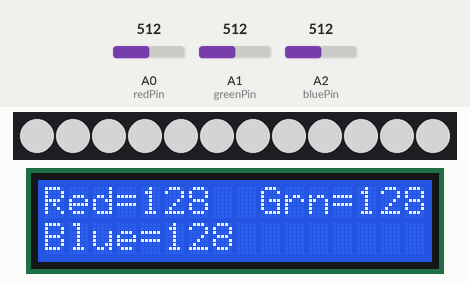
A sketch run on a simulated Arduino Uno, built with avr-gcc and run on an emulated ATmega328P. Shown: 12 RGB LEDs in strip order, left to right, 16×2 character LCD. The test bench sets the inputs (shaded band); at power-on: A0 (redPin) = 512, A1 (greenPin) = 512, A2 (bluePin) = 512. Dim RGB values are drawn brighter than linear; what the sketch prints to the serial monitor is not drawn.

Above: at 5.3 s.
5.4 s: A0 (redPin) set to 672
At 6.4 s:
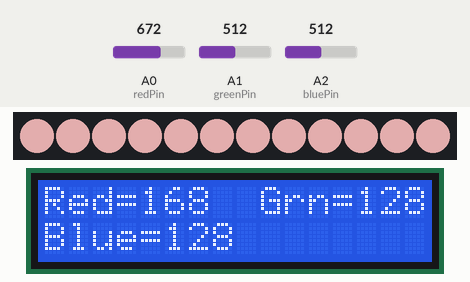
6.9 s: A0 (redPin) set to 697
At 7.6 s:
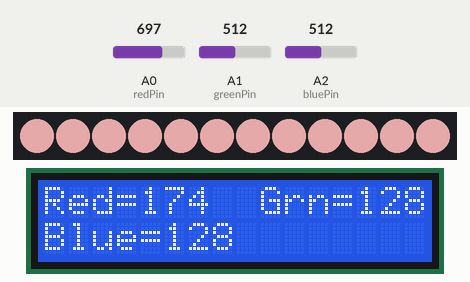
8.4 s: A1 (greenPin) set to 541
At 8.8 s:
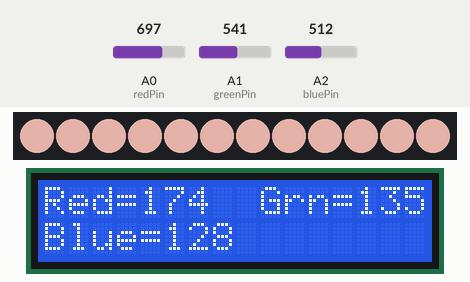
9.9 s: A2 (bluePin) set to 306
At 10.6 s:
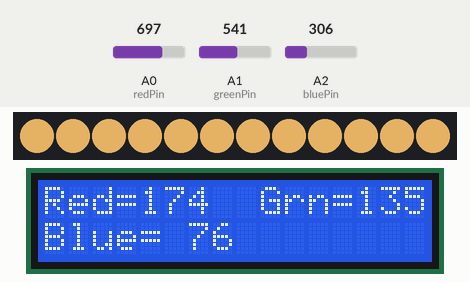
11.5 s: A1 (greenPin) set to 511
At 12.3 s:
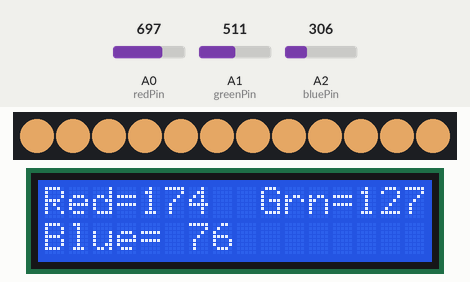
13.0 s: A2 (bluePin) set to 339
At 13.5 s:
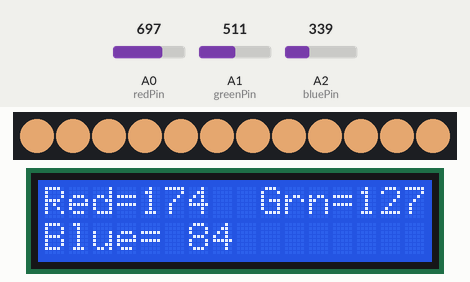
14.5 s: A2 (bluePin) set to 363
Timing chart, 0 to 17.0 s (numbered marks = the images above; inputs shaded):
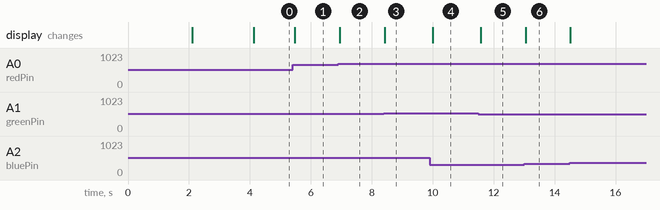

The sketch:

display-rgb-led-strip.ino
```cpp
#include <Adafruit_NeoPixel.h>
#define LEDPIN 12 // connect the Data from the strip to this pin on the Arduino
#define NUMBER_PIXELS 12 // the number of pixels in your LED strip
Adafruit_NeoPixel strip = Adafruit_NeoPixel(NUMBER_PIXELS, LEDPIN, NEO_GRB + NEO_KHZ800);

#include <Wire.h>  // Comes with Arduino IDE
#include <LiquidCrystal_I2C.h>
LiquidCrystal_I2C lcd(0x27, 2, 1, 0, 4, 5, 6, 7, 3, POSITIVE);  // Set the LCD I2C address

int redPin = A0;
int greenPin = A1;
int bluePin = A2;

int redValue = 0;
int greenValue = 0;
int blueValue = 0;

void setup()
{
  Serial.begin(9600);  // Used to type in characters
  strip.begin();
  lcd.begin(16,2);   // initialize the lcd for 16 chars 2 lines, turn on backlight
  lcd.setCursor(0,0);
  lcd.print("Display RGB Pots");
  lcd.setCursor(0,1);
  lcd.print("Set Serial 9600");
  delay(2000);
  lcd.clear();
  lcd.setCursor(0,0);
  lcd.print("Red=");
  lcd.setCursor(9,0);
  lcd.print("Grn=");
  lcd.setCursor(0,1);
  lcd.print("Blue=");
  delay(2000);
}


void loop()
{
  redValue = analogRead(redPin) / 4;
  greenValue = analogRead(greenPin)/ 4;
  blueValue = analogRead(bluePin)/ 4;
  Serial.print("Red=");
  Serial.print(redValue);
  Serial.print("  Green=");
  Serial.print(greenValue);
  Serial.print("  Blue=");
  Serial.println(blueValue);

  lcd.setCursor(4,0);
  print_right_aligned(redValue);

  lcd.setCursor(13,0);
  print_right_aligned(greenValue);

  lcd.setCursor(5,1);
  print_right_aligned(blueValue);

  for (int i=0; i<strip.numPixels(); i++) {
    strip.setPixelColor(i, redValue, greenValue, blueValue);
  }
  strip.show();

  delay(100);
}

// print right aligned into space
void print_right_aligned(int in) {
  if (in < 100) lcd.print(" ");
  if (in < 10) lcd.print(" ");
  lcd.print(in);
}
```

Measured:
- the behaviour switches between 683 and 684 on A0 (redPin) (found by bisection; images 1 and 2)
- the behaviour switches between 523 and 524 on A1 (greenPin) (found by bisection; images 2 and 3)
- after the input at 5.4 s, the display: changes after 0.08 s (image 1)
- after the input at 6.9 s, the display: changes after 0.05 s (image 2)
- after the input at 8.4 s, the display: changes at once (image 3)
- after the input at 9.9 s, the display: changes after 0.10 s (image 4)
- after the input at 11.5 s, the display: changes after 0.08 s (image 5)
- after the input at 13.0 s, the display: changes after 0.05 s (image 6)
